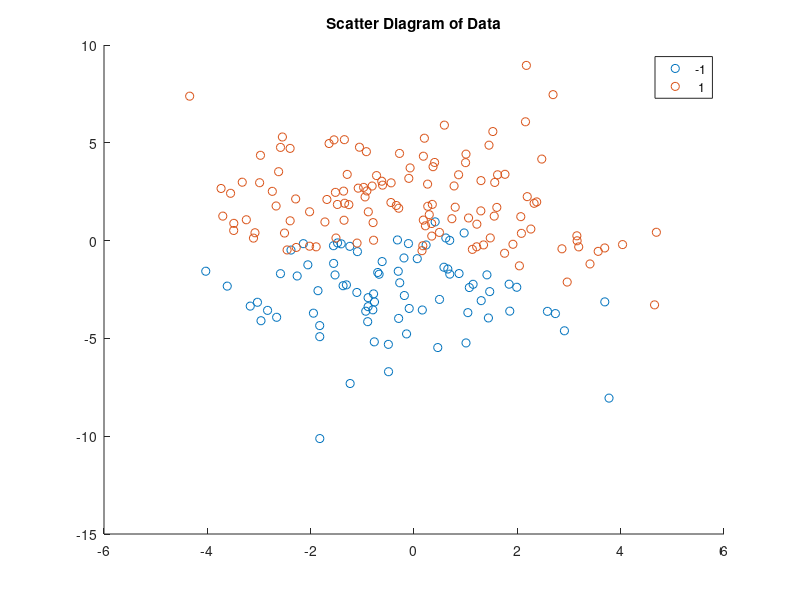

Write MATLAB code to recreate this figure. (Note: this script raises an error after producing the figure.)
%clear workspace
clear all
close all

%open the training dataset
fid = fopen('dataset2/dataset2.1.train.csv');
out = textscan(fid,'%f%f%f','delimiter',',');
fclose(fid);

feature1 = out{1};
feature2 = out{2};
label = out{3};

X = [feature1, feature2];
Y = zeros(size(label,1),1);

%open the test dataset
fid = fopen('dataset2/dataset2.1.test.csv');
out = textscan(fid,'%f%f%f','delimiter',',');
fclose(fid);

feature1_test = out{1};
feature2_test = out{2};
label_test = out{3};

X_test = [feature1_test, feature2_test];

% mark positive label as 1 and negative label as -1
for i=1:size(label,1)
    if label(i,1) >= 0
        Y(i,1) = 1;
    else
        Y(i,1) = -1;
    end
end

%plot the raw data to visualize dataset
figure;
gscatter(X(:,1),X(:,2),Y);
title('Scatter Diagram of Data');

%using gaussian kernel for training
%sigma is used in Gaussian Kernel
%lamda is the regularization parameter
sigma = 0.6;
K = KRR_GaussianKernel(X',X',sigma);

%Regulation matrix
Identity=eye(length(K(:,1)));

%using closed form of alpha derived from previous question
%label is the Y
%KRR_train is my alpha_star
lamda = 1;
KRR_train = ((K+lamda*Identity)^-1)*label;

%test the KRR
KRR_test = KRR_GaussianKernel(X', X_test', sigma);

% make a prediction, A.K.A: fit the f_hat
prediction = KRR_test'*KRR_train;

%plot the fitted f_hat (prediction) vs real test labels
figure 
plot(prediction,'bx','LineWidth',2)
hold on

plot(label_test,'ro','LineWidth', 0.7)
%hold off
legend('prediction','actual label')
title('Validation Results')